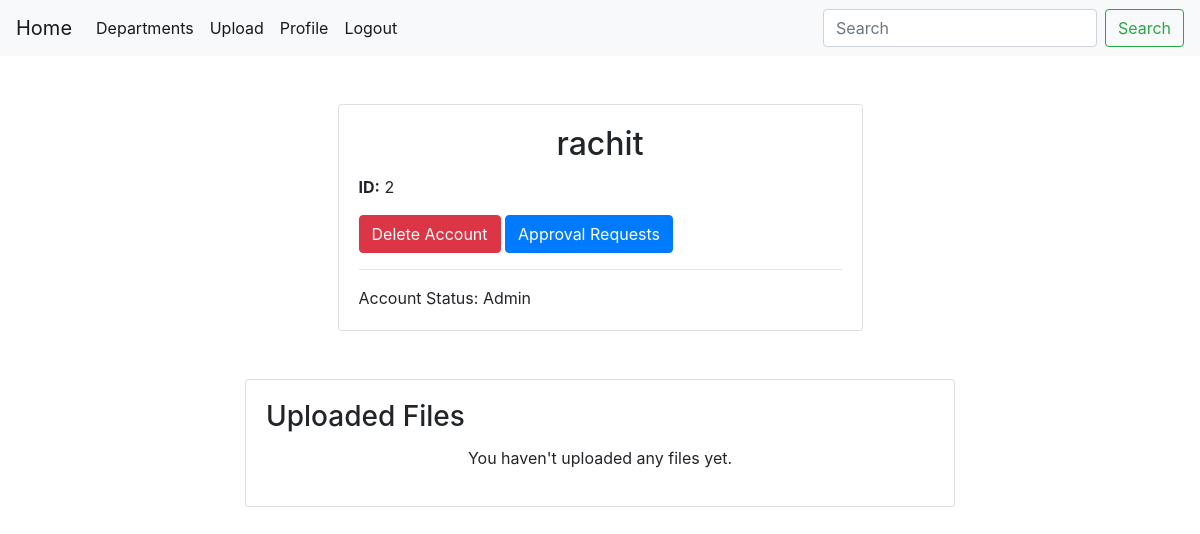
Before: /user/user_profile/ (signed in) with the older database file.
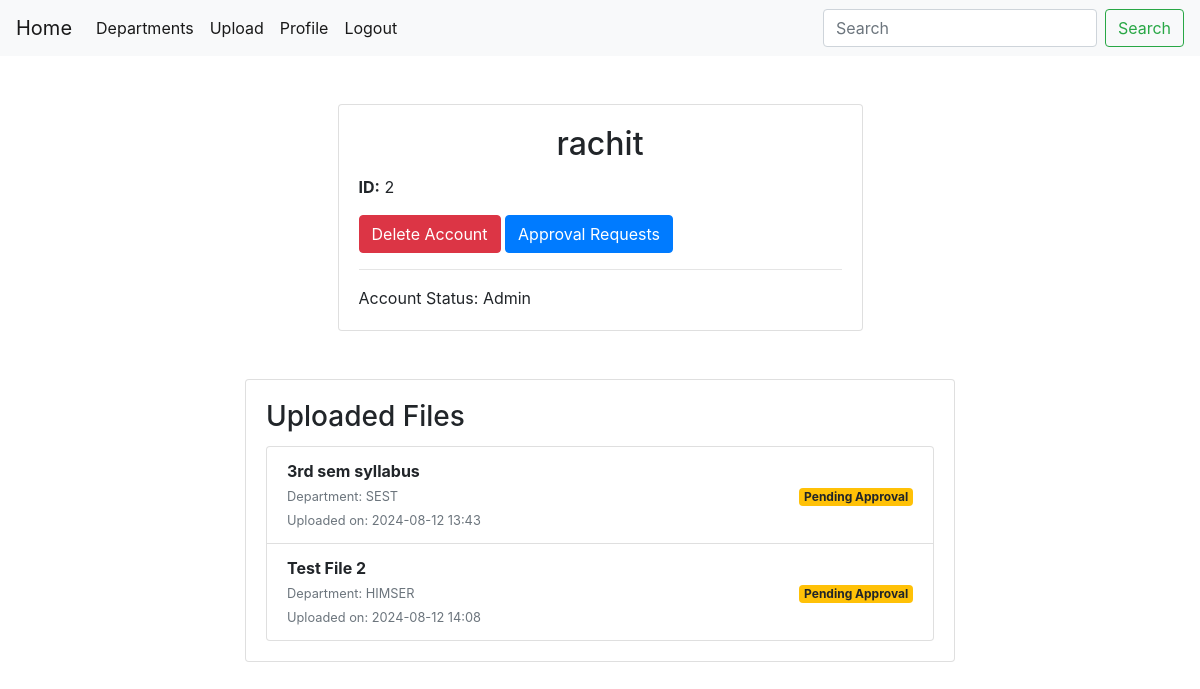
After: the same page with the newer database file.
### library/models.py (models this page shows, shortened)
class File(models.Model):
        file_name = models.CharField(max_length=255)
        file_department = models.CharField(max_length=255)
        file_path = models.FileField(upload_to='uploads/')
        file_status = models.BooleanField(default=False)
        uploaded_by = models.ForeignKey(User, on_delete=models.CASCADE)
        uploaded_at = models.DateTimeField(auto_now_add=True)

### user/views.py (the view)
# urls.py: path("user_profile/", views.user_profile, name='library_user_profile'),
@login_required
def user_profile(request):
    current_user = request.user
    user = current_user
    user_files = File.objects.filter(uploaded_by=user)
    return render(request, 'user/user_profile.html', {"user" : user, "user_files": user_files})

### user/templates/user/user_profile.html (shortened to what this page needs)
{% extends "library/base.html" %}
{%block content%}
<div class="container my-5">
    <div class="row justify-content-center">
        <div class="col-md-6">
            <div class="card shadow-sm">
                <div class="card-body">
                    <h2 class="card-title text-center">{{ user.username }}</h2>
                    <p class="card-text"><strong>ID:</strong> {{ user.id }}</p>
                    <div class="d-grid gap-2">
                        <a href="{% url 'library_delete_account' %}" class="btn btn-danger">Delete Account</a>
                        {% if user.is_staff %}
                        <a href="{% url 'library_approve_requests' %}" class="btn btn-primary">Approval Requests</a>
                        <hr>
                        Account Status: Admin
                        {% else %}
                        <hr>
                        <p>Account Status: Normal</p>
                        {% endif %}
                    </div>
                </div>
            </div>
        </div>
    </div>
</div>
<div class="container my-5">
    <div class="row justify-content-center">
        <div class="col-md-8">
            <div class="card shadow-sm">
                <div class="card-body">
                    <h3 class="card-title">Uploaded Files</h3>
                    {% if user_files %}
                        <ul class="list-group">
                            {% for file in user_files %}
                                <li class="list-group-item d-flex justify-content-between align-items-center">
                                    <div>
                                        <strong>{{ file.file_name }}</strong><br>
                                        <small class="text-muted">Department: {{ file.file_department }}</small><br>
                                        <small class="text-muted">Uploaded on: {{ file.uploaded_at|date:"Y-m-d H:i" }}</small>
                                    </div>
                                    <div>
                                        {% if file.file_status %}
                                            <span class="badge badge-success">Approved</span>
                                        {% else %}
                                            <span class="badge badge-warning">Pending Approval</span>
                                        {% endif %}
                                    </div>
                                </li>
                            {% endfor %}
                        </ul>
                    {% else %}
                        <p class="text-center">You haven't uploaded any files yet.</p>
                    {% endif %}
                </div>
            </div>
        </div>
    </div>
</div>
{%endblock%}

### library/templates/library/base.html (shortened to what this page needs)
<!DOCTYPE html>
<html lang="en">
<head>
    <link rel="stylesheet" href="https://rachit74.github.io/files/hamlib/style.css">
     <link rel="stylesheet" href="https://cdn.jsdelivr.net/npm/bootstrap@4.0.0/dist/css/bootstrap.min.css">
</head>
<body>
    <nav class="navbar navbar-expand-lg navbar-light bg-light">
        <a class="navbar-brand" href="{% url 'library_home' %}">Home</a>
        <div class="collapse navbar-collapse" id="navbarSupportedContent">
          <ul class="navbar-nav mr-auto">
            <li class="nav-item active">
              <a class="nav-link" href="{% url 'library_departments' %}">Departments </a>
            </li>
            <li class="nav-item active">
              <a class="nav-link" href="{% url 'library_upload_file' %}">Upload</a>
            </li>
            {% if user.is_authenticated %}
            <li class="nav-item active">
                <a class="nav-link" href="{% url 'library_user_profile' %}">Profile</a>
              </li>
            <li class="nav-item active">
                <a class="nav-link" href="{% url 'library_logout_user' %}">Logout</a>
              </li>
              {% else %}
              <li class="nav-item active">
                <a class="nav-link" href="{% url 'library_login_user' %}">Login</a>
              </li>
              {% endif %}
          </ul>
          <form class="form-inline my-2 my-lg-0">
            <input class="form-control mr-sm-2" type="search" placeholder="Search" aria-label="Search">
            <button class="btn btn-outline-success my-2 my-sm-0" type="submit">Search</button>
          </form>
        </div>
      </nav>
    <main class = "container mt-4">
    {%block content%} {%endblock%}
    </main>
</body>
</html>

Changed rows visible on the page:
added File: file_name "3rd sem syllabus", file_department "SEST", uploaded_at "2024-08-12 13:43", file_status "Pending Approval"
added File: file_name "Test File 2", file_department "HIMSER", uploaded_at "2024-08-12 14:08", file_status "Pending Approval"
Other visible differences:
text no longer shown: "You haven't uploaded any files yet."
